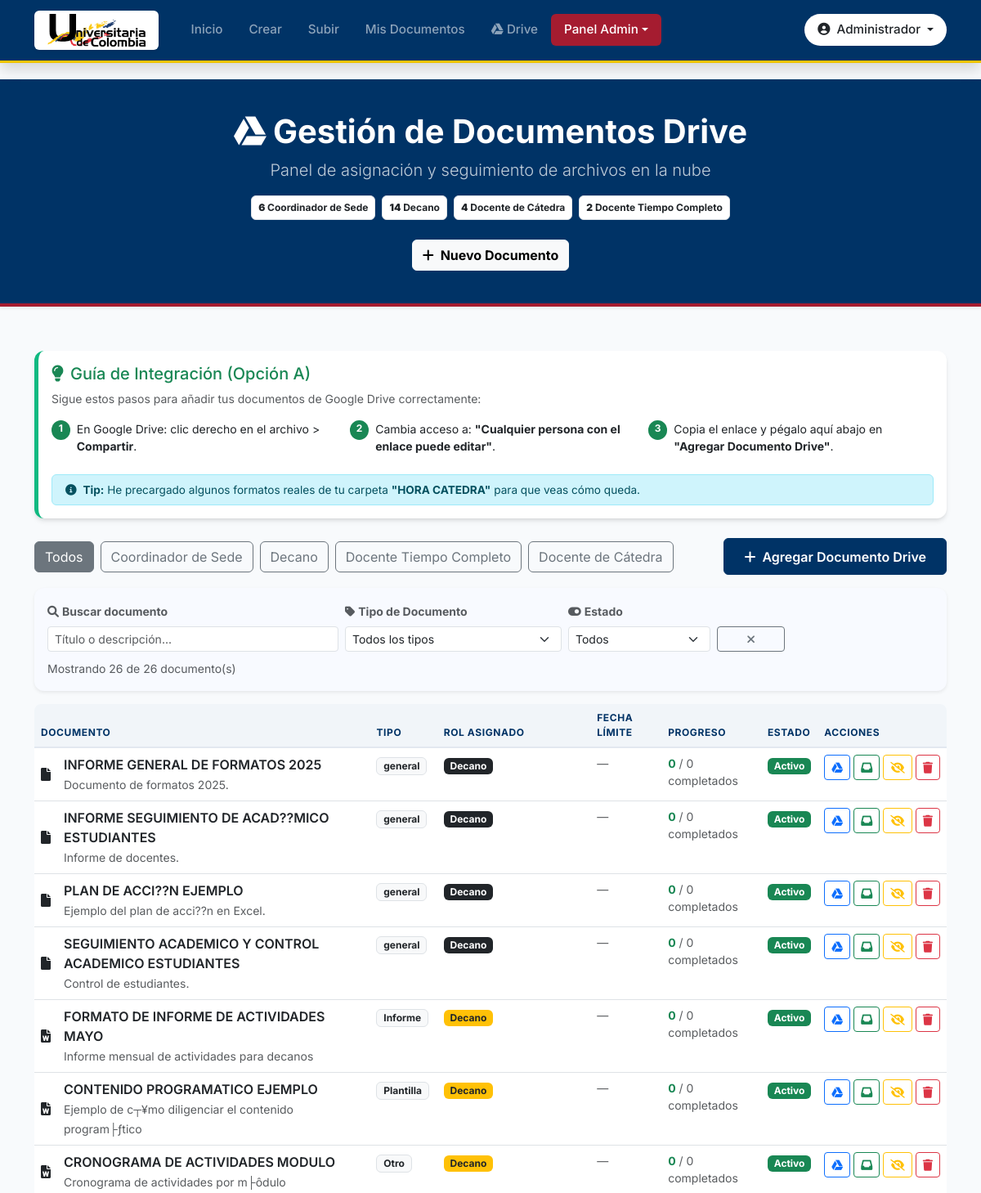
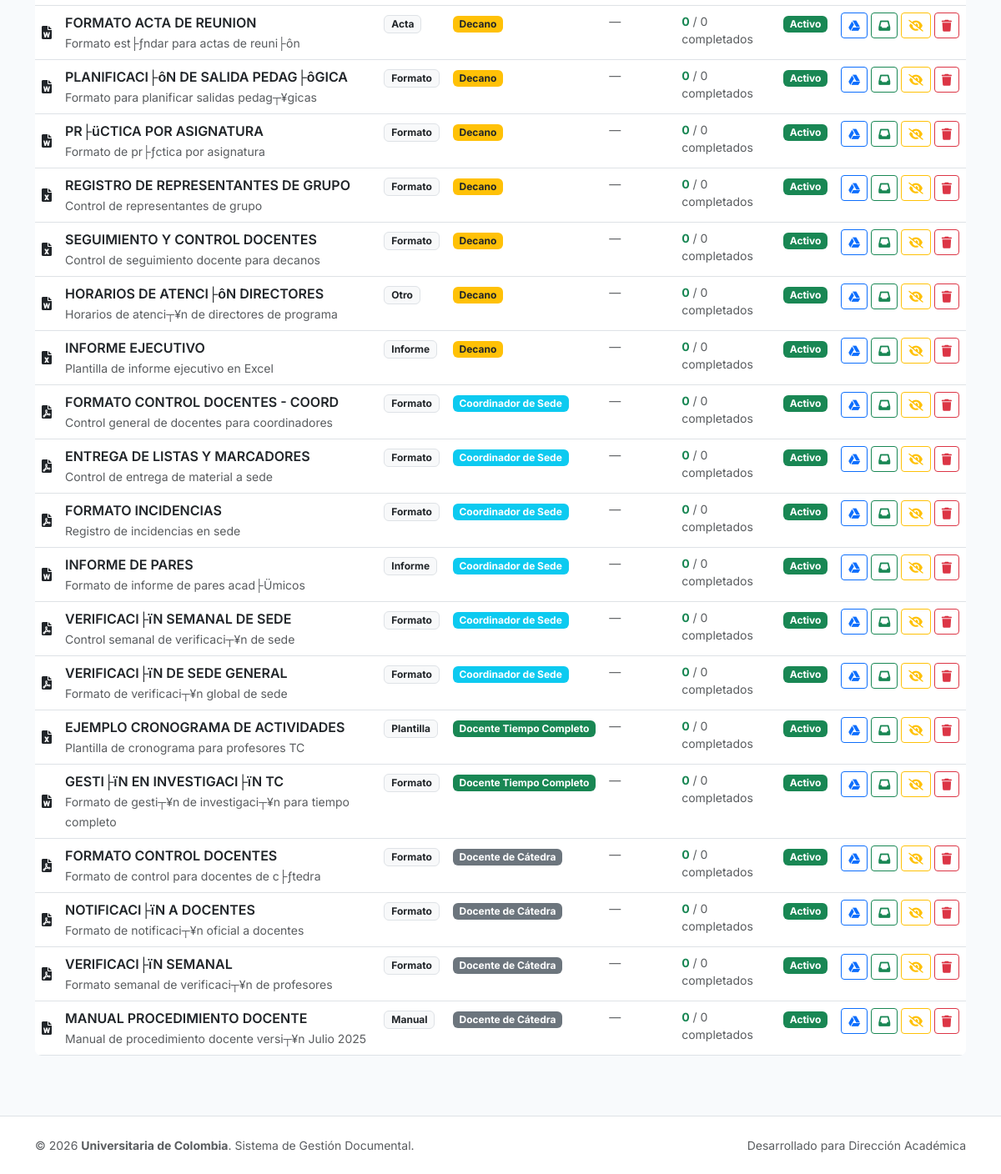
/gestionar_drive.php (signed in), run on the app's committed database (2 pictures, top to bottom).
### tables this page shows
CREATE TABLE `drive_documentos` (
  `id` int(11) NOT NULL AUTO_INCREMENT,
  `titulo` varchar(255) NOT NULL,
  `descripcion` text DEFAULT NULL,
  `url_drive` varchar(500) NOT NULL,
  `tipo_documento` varchar(100) DEFAULT 'general',
  `tipo_archivo` varchar(20) DEFAULT 'docs',
  `rol_asignado` varchar(50) NOT NULL,
  `fecha_limite` date DEFAULT NULL,
  `asignado_por` int(11) DEFAULT NULL,
  `activo` tinyint(1) DEFAULT 1,
  `fecha_creacion` datetime DEFAULT current_timestamp(),
  PRIMARY KEY (`id`),
  KEY `asignado_por` (`asignado_por`),
  CONSTRAINT `drive_documentos_ibfk_1` FOREIGN KEY (`asignado_por`) REFERENCES `usuarios` (`id`) ON DELETE SET NULL
);

### config/sesion.php (called while the page is built, shortened)
<?php
function obtenerRolLabel($rol = null) {
    $rol = $rol ?? ($_SESSION['rol'] ?? '');
    $labels = [
        'administrador'     => 'Administrador',
        'coordinador_sede'  => 'Coordinador de Sede',
        'decano'            => 'Decano',
        'docente_tc'        => 'Docente Tiempo Completo',
        'docente_catedra'   => 'Docente de Cátedra',
    ];
    return $labels[$rol] ?? ucfirst($rol);
}
function obtenerRolBadgeClass($rol = null) {
    $rol = $rol ?? ($_SESSION['rol'] ?? '');
    $classes = [
        'administrador'     => 'bg-danger',
        'coordinador_sede'  => 'bg-info',
        'decano'            => 'bg-warning text-dark',
        'docente_tc'        => 'bg-success',
        'docente_catedra'   => 'bg-secondary',
    ];
    return $classes[$rol] ?? 'bg-dark';
}
?>

### gestionar_drive.php (the view, shortened to what this page needs)
<?php
require_once 'config/sesion.php';
require_once 'config/database.php';
$filtroRol = $_GET['rol'] ?? '';
$sql = "SELECT d.*, u.nombre AS admin_nombre FROM drive_documentos d LEFT JOIN usuarios u ON d.asignado_por = u.id";
$params = [];
$sql .= " ORDER BY d.fecha_creacion DESC";
$stmt = $conn->prepare($sql);
$stmt->execute($params);
$documentosDrive = $stmt->fetchAll(PDO::FETCH_ASSOC);
$stmtStats = $conn->query("SELECT rol_asignado, COUNT(*) as total FROM drive_documentos WHERE activo = 1 GROUP BY rol_asignado");
$statsPorRol = [];
while ($row = $stmtStats->fetch(PDO::FETCH_ASSOC)) {
    $statsPorRol[$row['rol_asignado']] = $row['total'];
}
$stmtEstados = $conn->query("
    SELECT dd.id AS doc_id,
           SUM(CASE WHEN ude.estado = 'completado' THEN 1 ELSE 0 END) AS completados,
           COUNT(ude.id) AS total_estados
    FROM drive_documentos dd
    LEFT JOIN usuario_drive_estado ude ON ude.drive_doc_id = dd.id
    GROUP BY dd.id
");
$estadosPorDoc = [];
while ($row = $stmtEstados->fetch(PDO::FETCH_ASSOC)) {
    $estadosPorDoc[$row['doc_id']] = $row;
}
$roles = [
    'coordinador_sede'  => 'Coordinador de Sede',
    'decano'            => 'Decano',
    'docente_tc'        => 'Docente Tiempo Completo',
    'docente_catedra'   => 'Docente de Cátedra',
];
?>
<?php
include 'includes/header.php';
?>
<div class="hero-banner shadow-sm text-center">
    <div class="container">
        <h1 class="fw-bold"><i class="fab fa-google-drive me-2"></i>Gestión de Documentos Drive</h1>
        <p class="lead opacity-75">Panel de asignación y seguimiento de archivos en la nube</p>
        <div class="d-flex justify-content-center flex-wrap gap-2 mt-3">
            <?php foreach ($statsPorRol as $rol => $total): ?>
                <span class="badge bg-white text-dark p-2 border">
                    <strong><?php echo $total; ?></strong> <?php echo obtenerRolLabel($rol); ?>
                </span>
            <?php endforeach; ?>
        </div>
        <button class="btn btn-light fw-bold mt-4" data-bs-toggle="modal" data-bs-target="#modalAgregar">
            <i class="fas fa-plus me-2"></i>Nuevo Documento
        </button>
    </div>
</div>
<div class="container py-4">
    <div class="card card-custom mb-4" style="border-left: 5px solid #10b981;">
        <div class="card-body">
            <h5 class="card-title text-success"><i class="fas fa-lightbulb me-2"></i>Guía de Integración (Opción A)</h5>
            <p class="small text-muted mb-3">Sigue estos pasos para añadir tus documentos de Google Drive correctamente:</p>
            <div class="row g-3">
                <div class="col-md-4">
                    <div class="d-flex gap-2">
                        <div class="badge bg-success rounded-circle" style="width:24px; height:24px;">1</div>
                        <p class="small">En Google Drive: clic derecho en el archivo > <strong>Compartir</strong>.</p>
                    </div>
                </div>
                <div class="col-md-4">
                    <div class="d-flex gap-2">
                        <div class="badge bg-success rounded-circle" style="width:24px; height:24px;">2</div>
                        <p class="small">Cambia acceso a: <strong>"Cualquier persona con el enlace puede editar"</strong>.</p>
                    </div>
                </div>
                <div class="col-md-4">
                    <div class="d-flex gap-2">
                        <div class="badge bg-success rounded-circle" style="width:24px; height:24px;">3</div>
                        <p class="small">Copia el enlace y pégalo aquí abajo en <strong>"Agregar Documento Drive"</strong>.</p>
                    </div>
                </div>
            </div>
            <div class="alert alert-info py-2 px-3 mt-2 mb-0" style="font-size: 0.85rem;">
                <i class="fas fa-info-circle me-1"></i> <strong>Tip:</strong> He precargado algunos formatos reales de tu carpeta <strong>"HORA CATEDRA"</strong> para que veas cómo queda.
            </div>
        </div>
    </div>
    <div class="d-flex justify-content-between align-items-center mb-3">
        <div class="d-flex gap-2 flex-wrap">
            <a href="?rol=" class="btn btn-outline-secondary filter-btn <?php echo empty($filtroRol) ? 'active' : ''; ?>">Todos</a>
            <?php foreach ($roles as $key => $label): ?>
                <a href="?rol=<?php echo $key; ?>" class="btn btn-outline-secondary filter-btn <?php echo $filtroRol === $key ? 'active' : ''; ?>"><?php echo $label; ?></a>
            <?php endforeach; ?>
        </div>
        <button class="btn btn-primary" data-bs-toggle="modal" data-bs-target="#agregarModal">
            <i class="fas fa-plus me-1"></i> Agregar Documento Drive
        </button>
    </div>
    <div class="card border-0 shadow-sm mb-3 p-3" style="background:#f8faff;border-radius:12px;">
        <div class="row g-2 align-items-end">
            <div class="col-md-4">
                <label class="form-label small fw-bold text-muted"><i class="fas fa-search me-1"></i>Buscar documento</label>
                <input type="text" id="filtroDriveTexto" class="form-control form-control-sm" placeholder="Título o descripción..." oninput="filtrarDrive()">
            </div>
            <div class="col-md-3">
                <label class="form-label small fw-bold text-muted"><i class="fas fa-tag me-1"></i>Tipo de Documento</label>
                <select id="filtroDriveTipo" class="form-select form-select-sm" onchange="filtrarDrive()">
                    <option value="">Todos los tipos</option>
                </select>
            </div>
            <div class="col-md-2">
                <label class="form-label small fw-bold text-muted"><i class="fas fa-toggle-on me-1"></i>Estado</label>
                <select id="filtroDriveEstado" class="form-select form-select-sm" onchange="filtrarDrive()">
                    <option value="">Todos</option>
                </select>
            </div>
            <div class="col-md-1">
                <button class="btn btn-sm btn-outline-secondary w-100" onclick="limpiarDrive()" title="Limpiar"><i class="fas fa-times"></i></button>
            </div>
        </div>
        <div class="mt-2"><small id="contadorDrive" class="text-muted"></small></div>
    </div>
    <div class="card-custom overflow-hidden">
        <?php if (empty($documentosDrive)): ?>
            <div class="text-center py-5">
                <i class="fab fa-google-drive fa-3x text-muted mb-3 d-block"></i>
                <h5 class="text-muted">No hay documentos de Drive registrados</h5>
                <p class="text-muted small">Haz clic en "Agregar Documento Drive" para comenzar</p>
            </div>
        <?php else: ?>
        <table class="table table-drive mb-0">
            <thead>
                <tr>
                    <th>Documento</th>
                    <th>Tipo</th>
                    <th>Rol Asignado</th>
                    <th>Fecha Límite</th>
                    <th>Progreso</th>
                    <th>Estado</th>
                    <th>Acciones</th>
                </tr>
            </thead>
            <tbody>
                <?php foreach ($documentosDrive as $doc):
                    $iconClass = 'other'; $iconIcon = 'fa-file';
                    switch ($doc['tipo_archivo']) {
                        case 'docs':   $iconClass = 'docs';   $iconIcon = 'fa-file-word'; break;
                        case 'sheets': $iconClass = 'sheets'; $iconIcon = 'fa-file-excel'; break;
                        case 'pdf':    $iconClass = 'pdf';    $iconIcon = 'fa-file-pdf'; break;
                    }
                    $est = $estadosPorDoc[$doc['id']] ?? ['completados' => 0, 'total_estados' => 0];
                ?>
                <tr data-titulo="<?php echo strtolower(htmlspecialchars($doc['titulo'])); ?>"
                    data-tipo="<?php echo strtolower(htmlspecialchars($doc['tipo_documento'])); ?>"
                    data-estado="<?php echo $doc['activo'] ? 'activo' : 'inactivo'; ?>">
                    <td>
                        <div class="d-flex align-items-center gap-3">
                            <div class="drive-icon <?php echo $iconClass; ?>"><i class="fas <?php echo $iconIcon; ?>"></i></div>
                            <div>
                                <div class="fw-semibold"><?php echo htmlspecialchars($doc['titulo']); ?></div>
                                <?php if (!empty($doc['descripcion'])): ?>
                                    <small class="text-muted"><?php echo htmlspecialchars(mb_substr($doc['descripcion'], 0, 60)); ?></small>
                                <?php endif; ?>
                            </div>
                        </div>
                    </td>
                    <td><span class="badge bg-light text-dark border"><?php echo htmlspecialchars($doc['tipo_documento']); ?></span></td>
                    <td><span class="badge <?php echo obtenerRolBadgeClass($doc['rol_asignado']); ?>"><?php echo obtenerRolLabel($doc['rol_asignado']); ?></span></td>
                    <td class="small">
                        <?php if ($doc['fecha_limite']): ?>
                            <?php
                            $hoy = new DateTime();
                            $limite = new DateTime($doc['fecha_limite']);
                            $vencido = $limite < $hoy;
                            ?>
                            <span class="<?php echo $vencido ? 'text-danger fw-bold' : 'text-muted'; ?>">
                                <i class="fas fa-calendar-alt me-1"></i><?php echo date('d/m/Y', strtotime($doc['fecha_limite'])); ?>
                                <?php if ($vencido): ?> <small>(Vencido)</small><?php endif; ?>
                            </span>
                        <?php else: ?>
                            <span class="text-muted">—</span>
                        <?php endif; ?>
                    </td>
                    <td class="small">
                        <span class="text-success fw-bold"><?php echo $est['completados']; ?></span>
                        <span class="text-muted">/ <?php echo $est['total_estados']; ?> completados</span>
                    </td>
                    <td>
                        <?php if ($doc['activo']): ?>
                            <span class="badge bg-success">Activo</span>
                        <?php else: ?>
                            <span class="badge bg-secondary">Inactivo</span>
                        <?php endif; ?>
                    </td>
                    <td>
                        <div class="d-flex gap-1">
                            <a href="<?php echo htmlspecialchars($doc['url_drive']); ?>" target="_blank" class="btn btn-sm btn-outline-primary" title="Abrir en Drive">
                                <i class="fab fa-google-drive"></i>
                            </a>
                            <a href="ver_entregas_drive.php?doc_id=<?php echo $doc['id']; ?>" class="btn btn-sm btn-outline-success" title="Ver entregas recibidas">
                                <i class="fas fa-inbox"></i>
                            </a>
                            <form method="POST" style="display:inline;">
                                <button type="submit" class="btn btn-sm btn-outline-warning" title="<?php echo $doc['activo'] ? 'Desactivar' : 'Activar'; ?>">
                                    <i class="fas <?php echo $doc['activo'] ? 'fa-eye-slash' : 'fa-eye'; ?>"></i>
                                </button>
                            </form>
                            <form method="POST" style="display:inline;" onsubmit="return confirm('¿Eliminar este documento?');">
                                <button type="submit" class="btn btn-sm btn-outline-danger" title="Eliminar"><i class="fas fa-trash"></i></button>
                            </form>
                        </div>
                    </td>
                </tr>
                <?php endforeach; ?>
            </tbody>
        </table>
        <?php endif; ?>
    </div>
</div>
<?php include 'includes/footer.php'; ?>

### data on the page
drive_documentos: titulo "INFORME GENERAL DE FORMATOS 2025", descripcion "Documento de formatos 2025.", tipo_documento "general", rol_asignado "Decano", completados "0", total_estados "0", activo "Activo"
drive_documentos: titulo "INFORME SEGUIMIENTO DE ACAD??MICO ESTUDIANTES", descripcion "Informe de docentes.", tipo_documento "general", rol_asignado "Decano", completados "0", total_estados "0", activo "Activo"
drive_documentos: titulo "PLAN DE ACCI??N EJEMPLO", descripcion "Ejemplo del plan de acci??n en Excel.", tipo_documento "general", rol_asignado "Decano", completados "0", total_estados "0", activo "Activo"
drive_documentos: titulo "SEGUIMIENTO ACADEMICO Y CONTROL ACADEMICO ESTUDIANTES", descripcion "Control de estudiantes.", tipo_documento "general", rol_asignado "Decano", completados "0", total_estados "0", activo "Activo"
drive_documentos: titulo "FORMATO DE INFORME DE ACTIVIDADES MAYO", descripcion "Informe mensual de actividades para decanos", tipo_documento "Informe", rol_asignado "Decano", completados "0", total_estados "0", activo "Activo"
drive_documentos: titulo "CONTENIDO PROGRAMATICO EJEMPLO", descripcion "Ejemplo de c┬¥mo diligenciar el contenido program├ƒtico", tipo_documento "Plantilla", rol_asignado "Decano", completados "0", total_estados "0", activo "Activo"
drive_documentos: titulo "CRONOGRAMA DE ACTIVIDADES MODULO", descripcion "Cronograma de actividades por m├ôdulo", tipo_documento "Otro", rol_asignado "Decano", completados "0", total_estados "0", activo "Activo"
drive_documentos: titulo "FORMATO ACTA DE REUNION", descripcion "Formato est├ƒndar para actas de reuni├ôn", tipo_documento "Acta", rol_asignado "Decano", completados "0", total_estados "0", activo "Activo"
drive_documentos: titulo "PLANIFICACI├ôN DE SALIDA PEDAG├ôGICA", descripcion "Formato para planificar salidas pedag┬¥gicas", tipo_documento "Formato", rol_asignado "Decano", completados "0", total_estados "0", activo "Activo"
drive_documentos: titulo "PR├üCTICA POR ASIGNATURA", descripcion "Formato de pr├ƒctica por asignatura", tipo_documento "Formato", rol_asignado "Decano", completados "0", total_estados "0", activo "Activo"
drive_documentos: titulo "REGISTRO DE REPRESENTANTES DE GRUPO", descripcion "Control de representantes de grupo", tipo_documento "Formato", rol_asignado "Decano", completados "0", total_estados "0", activo "Activo"
drive_documentos: titulo "SEGUIMIENTO Y CONTROL DOCENTES", descripcion "Control de seguimiento docente para decanos", tipo_documento "Formato", rol_asignado "Decano", completados "0", total_estados "0", activo "Activo"
drive_documentos: titulo "HORARIOS DE ATENCI├ôN DIRECTORES", descripcion "Horarios de atenci┬¥n de directores de programa", tipo_documento "Otro", rol_asignado "Decano", completados "0", total_estados "0", activo "Activo"
drive_documentos: titulo "INFORME EJECUTIVO", descripcion "Plantilla de informe ejecutivo en Excel", tipo_documento "Informe", rol_asignado "Decano", completados "0", total_estados "0", activo "Activo"
drive_documentos: titulo "FORMATO CONTROL DOCENTES - COORD", descripcion "Control general de docentes para coordinadores", tipo_documento "Formato", rol_asignado "Coordinador de Sede", completados "0", total_estados "0", activo "Activo"
drive_documentos: titulo "ENTREGA DE LISTAS Y MARCADORES", descripcion "Control de entrega de material a sede", tipo_documento "Formato", rol_asignado "Coordinador de Sede", completados "0", total_estados "0", activo "Activo"
drive_documentos: titulo "FORMATO INCIDENCIAS", descripcion "Registro de incidencias en sede", tipo_documento "Formato", rol_asignado "Coordinador de Sede", completados "0", total_estados "0", activo "Activo"
drive_documentos: titulo "INFORME DE PARES", descripcion "Formato de informe de pares acad├Ümicos", tipo_documento "Informe", rol_asignado "Coordinador de Sede", completados "0", total_estados "0", activo "Activo"
drive_documentos: titulo "VERIFICACI├ïN SEMANAL DE SEDE", descripcion "Control semanal de verificaci┬¥n de sede", tipo_documento "Formato", rol_asignado "Coordinador de Sede", completados "0", total_estados "0", activo "Activo"
drive_documentos: titulo "VERIFICACI├ïN DE SEDE GENERAL", descripcion "Formato de verificaci┬¥n global de sede", tipo_documento "Formato", rol_asignado "Coordinador de Sede", completados "0", total_estados "0", activo "Activo"
drive_documentos: titulo "EJEMPLO CRONOGRAMA DE ACTIVIDADES", descripcion "Plantilla de cronograma para profesores TC", tipo_documento "Plantilla", rol_asignado "Docente Tiempo Completo", completados "0", total_estados "0", activo "Activo"
drive_documentos: titulo "GESTI├ïN EN INVESTIGACI├ïN TC", descripcion "Formato de gesti┬¥n de investigaci┬¥n para tiempo completo", tipo_documento "Formato", rol_asignado "Docente Tiempo Completo", completados "0", total_estados "0", activo "Activo"
drive_documentos: titulo "FORMATO CONTROL DOCENTES", descripcion "Formato de control para docentes de c├ƒtedra", tipo_documento "Formato", rol_asignado "Docente de Cátedra", completados "0", total_estados "0", activo "Activo"
drive_documentos: titulo "NOTIFICACI├ïN A DOCENTES", descripcion "Formato de notificaci┬¥n oficial a docentes", tipo_documento "Formato", rol_asignado "Docente de Cátedra", completados "0", total_estados "0", activo "Activo"
drive_documentos: titulo "VERIFICACI├ïN SEMANAL", descripcion "Formato semanal de verificaci┬¥n de profesores", tipo_documento "Formato", rol_asignado "Docente de Cátedra", completados "0", total_estados "0", activo "Activo"
drive_documentos: titulo "MANUAL PROCEDIMIENTO DOCENTE", descripcion "Manual de procedimiento docente versi┬¥n Julio 2025", tipo_documento "Manual", rol_asignado "Docente de Cátedra", completados "0", total_estados "0", activo "Activo"

### other printed values
explode(' ', $_SESSION['usuario_nombre'])[0] "Administrador"
$total "6"
obtenerRolLabel($rol) "Coordinador de Sede"
$total "14"
obtenerRolLabel($rol) "Decano"
$total "4"
obtenerRolLabel($rol) "Docente de Cátedra"
$total "2"
obtenerRolLabel($rol) "Docente Tiempo Completo"
$label "Coordinador de Sede"
$label "Decano"
$label "Docente Tiempo Completo"
$label "Docente de Cátedra"
